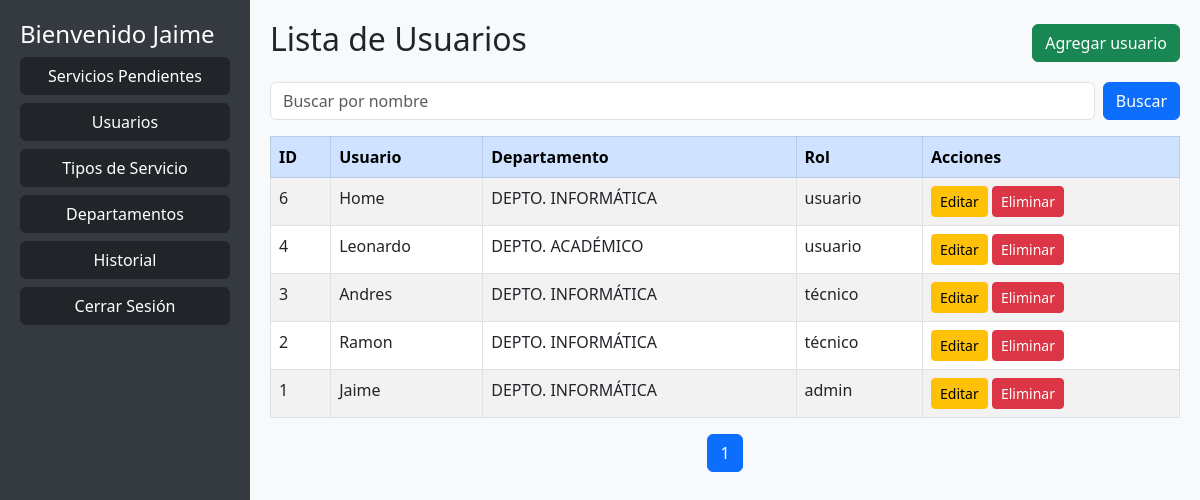
The app's page /usuarios.php with its own data.
### tables this page shows
CREATE TABLE `usuarios` (
  `id_usuario` int(11) NOT NULL,
  `usuario` varchar(50) NOT NULL,
  `contrasena` varchar(255) NOT NULL,
  `idpersonal` int(11) DEFAULT NULL,
  `IDDEPTO` int(11) DEFAULT NULL,
  `rol` enum('usuario','técnico','admin') NOT NULL
);

CREATE TABLE `departamentos` (
  `IDDEPTO` int(11) NOT NULL,
  `DESCRIPCION` varchar(100) NOT NULL
);

### usuarios.php (the view, shortened to what this page needs)
<?php
include 'conexion.php';
$registros_por_pagina = 10;
$pagina = isset($_GET['pagina']) ? (int)$_GET['pagina'] : 1;
$inicio = ($pagina - 1) * $registros_por_pagina;
$busqueda = $_GET['busqueda'] ?? '';
$count_sql = "SELECT COUNT(*) as total FROM usuarios u
              LEFT JOIN departamentos d ON u.IDDEPTO = d.IDDEPTO
              WHERE u.usuario LIKE '%$busqueda%'";
$total_resultado = $conn->query($count_sql)->fetch_assoc();
$total_usuarios = $total_resultado['total'];
$total_paginas = ceil($total_usuarios / $registros_por_pagina);
$sql = "SELECT u.id_usuario, u.usuario, u.rol, d.DESCRIPCION AS departamento
        FROM usuarios u
        LEFT JOIN departamentos d ON u.IDDEPTO = d.IDDEPTO
        WHERE u.usuario LIKE '%$busqueda%'
        ORDER BY u.id_usuario DESC
        LIMIT $inicio, $registros_por_pagina";
$resultado = $conn->query($sql);
?>
<!DOCTYPE html>
<html>
<head>
    <link href="https://cdn.jsdelivr.net/npm/bootstrap@5.3.0/dist/css/bootstrap.min.css" rel="stylesheet">
</head>
<body class="bg-light">
<?php include 'menu_lateral.php'; ?>
<div style="margin-left: 250px; padding: 20px;">
    <div class="d-flex justify-content-between align-items-center mb-3">
        <h2>Lista de Usuarios</h2>
        <a href="agregar_usuarios.php" class="btn btn-success">Agregar usuario</a>
    </div>
    <form method="GET" class="mb-3 d-flex" role="search">
        <input type="text" name="busqueda" class="form-control me-2" placeholder="Buscar por nombre" value="<?= htmlspecialchars($busqueda) ?>">
        <button type="submit" class="btn btn-primary">Buscar</button>
    </form>
    <table class="table table-bordered table-striped">
        <thead class="table-primary">
            <tr>
                <th>ID</th>
                <th>Usuario</th>
                <th>Departamento</th>
                <th>Rol</th>
                <th>Acciones</th>
            </tr>
        </thead>
        <tbody>
        <?php while ($fila = $resultado->fetch_assoc()): ?>
            <tr>
                <td><?= $fila['id_usuario'] ?></td>
                <td><?= $fila['usuario'] ?></td>
                <td><?= $fila['departamento'] ?? 'Sin asignar' ?></td>
                <td><?= $fila['rol'] ?></td>
                <td>
                    <a href="editar_usuario.php?id=<?= $fila['id_usuario'] ?>" class="btn btn-sm btn-warning">Editar</a>
                    <a href="eliminar_usuario.php?id=<?= $fila['id_usuario'] ?>" class="btn btn-sm btn-danger" onclick="return confirm('¿Eliminar este usuario?')">Eliminar</a>
                </td>
            </tr>
        <?php endwhile; ?>
        </tbody>
    </table>
    <nav>
        <ul class="pagination justify-content-center">
            <?php for ($i = 1; $i <= $total_paginas; $i++): ?>
                <li class="page-item <?= ($i === $pagina) ? 'active' : '' ?>">
                    <a class="page-link" href="?pagina=<?= $i ?>&busqueda=<?= urlencode($busqueda) ?>"><?= $i ?></a>
                </li>
            <?php endfor; ?>
        </ul>
    </nav>
</div>
</body>
</html>

### records on screen
usuarios: id_usuario "6", usuario "Home", IDDEPTO.DESCRIPCION "DEPTO. INFORMÁTICA", rol "usuario"
usuarios: id_usuario "4", usuario "Leonardo", IDDEPTO.DESCRIPCION "DEPTO. ACADÉMICO", rol "usuario"
usuarios: id_usuario "3", usuario "Andres", IDDEPTO.DESCRIPCION "DEPTO. INFORMÁTICA", rol "técnico"
usuarios: id_usuario "2", usuario "Ramon", IDDEPTO.DESCRIPCION "DEPTO. INFORMÁTICA", rol "técnico"
usuarios: id_usuario "1", usuario "Jaime", IDDEPTO.DESCRIPCION "DEPTO. INFORMÁTICA", rol "admin"
